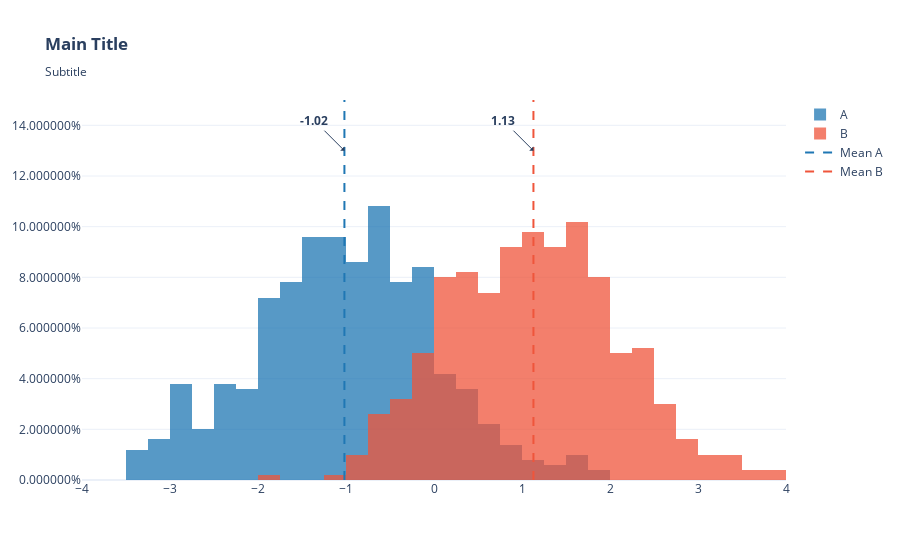

This figure's notebook cell:
### Code cell
###Data
df = pd.DataFrame({'A': np.random.randn(500) - 1,
                   'B': np.random.randn(500) + 1})

###Graph

fig = go.Figure()

fig.add_trace(go.Histogram(name = 'A',
                           x=df.A,
                           opacity=0.75,
                           xbins_size = 0.25,
                           histnorm='probability',
                           marker_color = '#1f77b4'
                          )
             )

fig.add_trace(go.Histogram(name = 'B',
                           x=df.B,
                           opacity=0.75,
                           xbins_size = 0.25,
                           histnorm='probability',
                           marker_color = '#EF553B'
                          )
             )

fig.add_trace(go.Scatter(name = 'Mean A',
                         x = [df.A.mean(), df.A.mean()],
                         y = [0, 1],
                         mode = 'lines',
                         line_dash = 'dash',
                         marker_color = '#1f77b4'
                         )
             )

fig.add_trace(go.Scatter(name = 'Mean B',
                         x = [df.B.mean(), df.B.mean()],
                         y = [0, 1],
                         mode = 'lines',
                         line_dash = 'dash',
                         marker_color = '#EF553B'
                         )
             )

fig.add_annotation(x=df.A.mean(),
                   y=0.13,
                   text=f"<b>{np.round(df.A.mean(),2)}</b>",
                   showarrow=True,
                   arrowhead=1,
                   ax = -30
                  )

fig.add_annotation(x=df.B.mean(),
                   y=0.13,
                   text=f"<b>{np.round(df.B.mean(),2)}</b>",
                   showarrow=True,
                   arrowhead=1,
                   ax = -30
                  )

fig.update_layout(template = 'plotly_white',
                  barmode='overlay',
                  title = "<b>Main Title</b><br><sub>Subtitle</sub>",
                  yaxis_tickformat = '%',
                  yaxis_range = [0,0.15],
                  xaxis_range = [-4,4])
fig.show()

### Figure 1 — Plotly figure (JSON) as saved in the notebook; plotly's stock layout.template omitted (floating-point values rounded to 4 significant figures; data arrays with more than 128 entries replaced by an {"elided": "..."} marker saying what was removed)
{"data": [{"histnorm": "probability", "marker": {"color": "#1f77b4"}, "name": "A", "opacity": 0.75, "type": "histogram", "x": {"elided": "500 float values"}, "xbins": {"size": 0.25}}, {"histnorm": "probability", "marker": {"color": "#EF553B"}, "name": "B", "opacity": 0.75, "type": "histogram", "x": {"elided": "500 float values"}, "xbins": {"size": 0.25}}, {"line": {"dash": "dash"}, "marker": {"color": "#1f77b4"}, "mode": "lines", "name": "Mean A", "type": "scatter", "x": [-1.018, -1.018], "y": [0, 1]}, {"line": {"dash": "dash"}, "marker": {"color": "#EF553B"}, "mode": "lines", "name": "Mean B", "type": "scatter", "x": [1.13, 1.13], "y": [0, 1]}], "layout": {"annotations": [{"arrowhead": 1, "ax": -30, "showarrow": true, "text": "<b>-1.02</b>", "x": -1.018, "y": 0.13}, {"arrowhead": 1, "ax": -30, "showarrow": true, "text": "<b>1.13</b>", "x": 1.13, "y": 0.13}], "barmode": "overlay", "title": {"text": "<b>Main Title</b><br><sub>Subtitle</sub>"}, "xaxis": {"range": [-4, 4]}, "yaxis": {"range": [0, 0.15], "tickformat": "%"}}}
